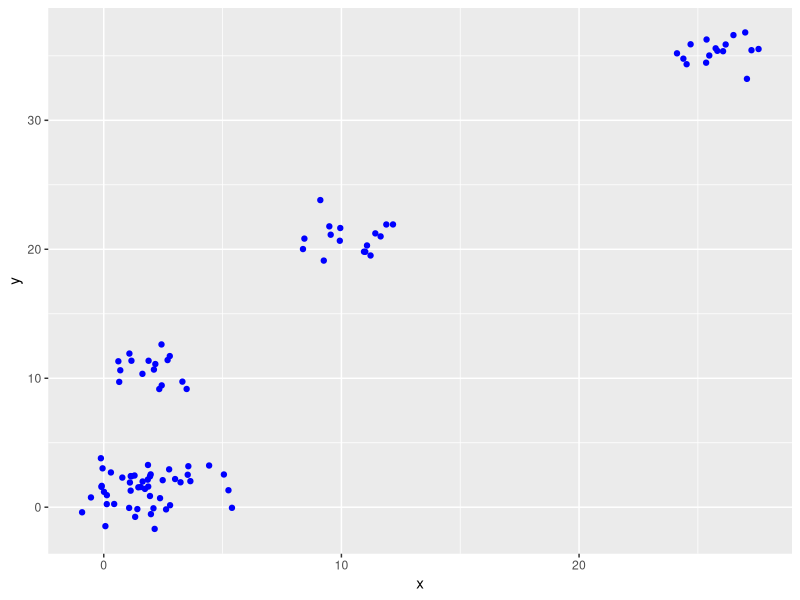
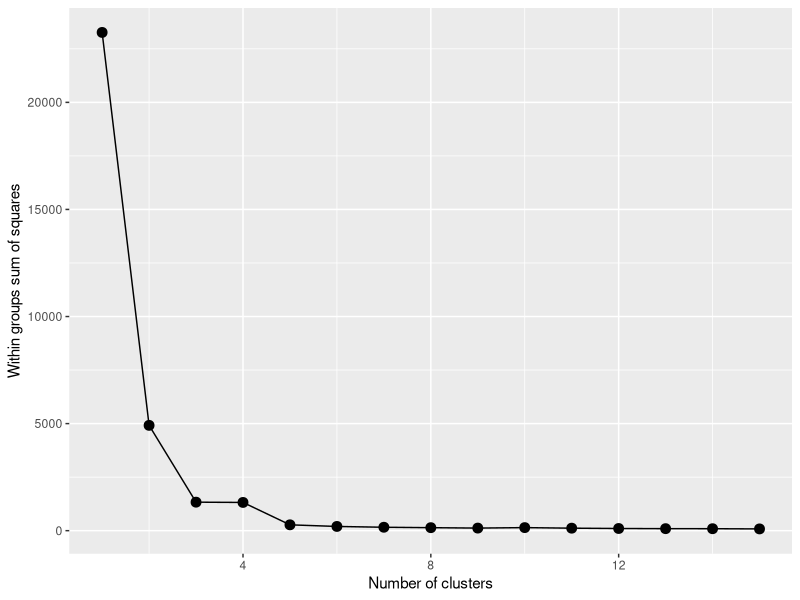

The R script that drew these images, in order:
#### Libraries ####
library(ggplot2)
#### Data ####
n = 100
g = 6 
set.seed(g)
d <- data.frame(x = unlist(lapply(1:g, function(i) rnorm(n/g, runif(1)*i^2))), 
                y = unlist(lapply(1:g, function(i) rnorm(n/g, runif(1)*i^2))))

#### First plot ####
ggplot(d, aes(x = x, y = y)) + 
        geom_point(color = "blue")

#### Look for the elbow ####
mydata <- d
wss <- (nrow(mydata)-1)*sum(apply(mydata,2,var))
for (i in 2:15) wss[i] <- sum(kmeans(mydata,
                                     centers=i)$withinss)
ggplot(data = data.frame(x = wss), aes(x = 1:length(wss), y = x)) + 
        geom_line() + 
        geom_point(size = 3) + 
        xlab("Number of clusters") + 
        ylab("Within groups sum of squares")


